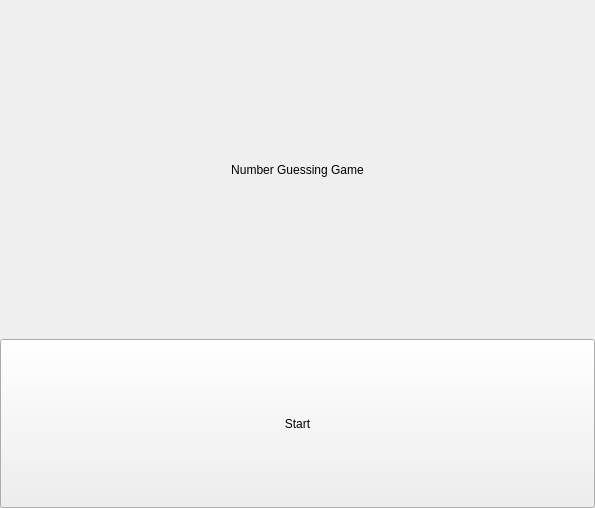
<?xml version="1.0" encoding="UTF-8"?>
<ui version="4.0">
 <class>Menu</class>
 <widget class="QWidget" name="Menu">
  <property name="geometry">
   <rect>
    <x>0</x>
    <y>0</y>
    <width>595</width>
    <height>508</height>
   </rect>
  </property>
  <property name="windowTitle">
   <string>Form</string>
  </property>
  <layout class="QGridLayout" name="main_layout" rowstretch="2,1" columnstretch="0">
   <property name="leftMargin">
    <number>0</number>
   </property>
   <property name="topMargin">
    <number>0</number>
   </property>
   <property name="rightMargin">
    <number>0</number>
   </property>
   <property name="bottomMargin">
    <number>0</number>
   </property>
   <property name="spacing">
    <number>0</number>
   </property>
   <item row="0" column="0">
    <widget class="QLabel" name="title_label">
     <property name="sizePolicy">
      <sizepolicy hsizetype="Expanding" vsizetype="Expanding">
       <horstretch>0</horstretch>
       <verstretch>0</verstretch>
      </sizepolicy>
     </property>
     <property name="text">
      <string>Number Guessing Game</string>
     </property>
     <property name="alignment">
      <set>Qt::AlignCenter</set>
     </property>
    </widget>
   </item>
   <item row="1" column="0">
    <widget class="QPushButton" name="start_button">
     <property name="sizePolicy">
      <sizepolicy hsizetype="Expanding" vsizetype="Expanding">
       <horstretch>0</horstretch>
       <verstretch>0</verstretch>
      </sizepolicy>
     </property>
     <property name="cursor">
      <cursorShape>PointingHandCursor</cursorShape>
     </property>
     <property name="text">
      <string>Start</string>
     </property>
    </widget>
   </item>
  </layout>
 </widget>
 <resources/>
 <connections/>
</ui>
